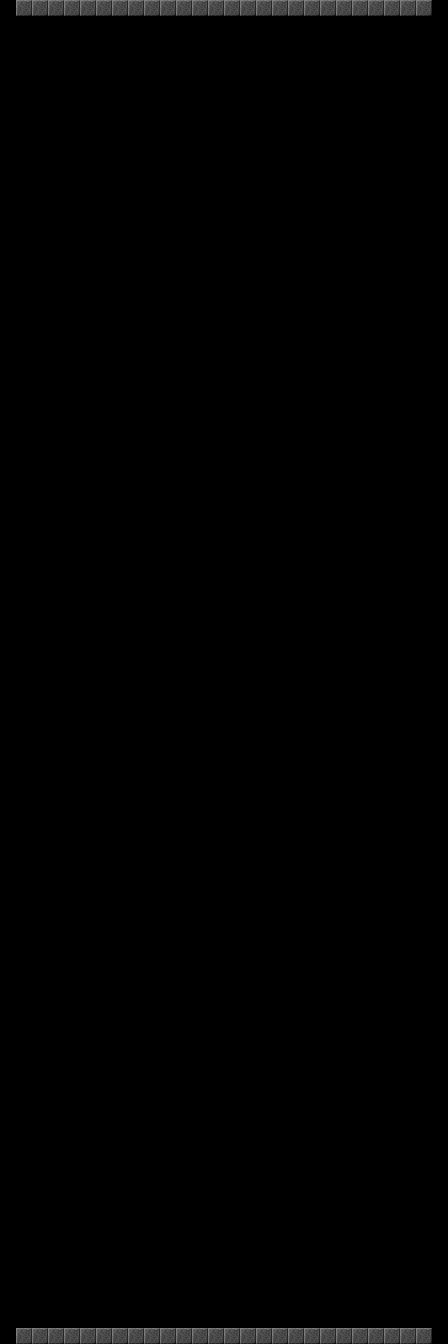

Rendered tile map (Tiled .tmx) drawn with the repository's tilesets; below, a short description and the map source with its tile grids summarised:
An orthogonal 112x336 tile map with 4x4 px tiles, 1 tile layer (Tile Layer 1), 3 tilesets and 8 objects.

<map version="1.0" orientation="orthogonal" renderorder="right-down" width="112" height="336" tilewidth="4" tileheight="4" nextobjectid="1">
 <tileset firstgid="1" name="upwell" tilewidth="16" tileheight="16" tilecount="360" columns="15">
  <image source="../../upwell/Assets/SpritesAndAnimations/Platforms/tiles.png" width="240" height="384" />
  <tile id="0">
   <objectgroup draworder="index">
    <object id="1" x="0" y="0" width="16" height="16" />
   </objectgroup>
  </tile>
  <tile id="1">
   <objectgroup draworder="index">
    <object id="1" x="0" y="0" width="16" height="16" />
   </objectgroup>
  </tile>
  <tile id="46">
   <objectgroup draworder="index">
    <object id="1" x="0" y="0" width="16" height="16" />
    <object id="2" x="0" y="0" width="16" height="16" />
   </objectgroup>
  </tile>
  <tile id="48">
   <objectgroup draworder="index">
    <object id="1" x="0" y="0" width="16" height="16" />
    <object id="2" x="0" y="0" width="16" height="16" />
   </objectgroup>
  </tile>
 </tileset>
 <tileset firstgid="361" name="tiles" tilewidth="16" tileheight="8" tilecount="720" columns="15">
  <image source="../../upwell/Assets/SpritesAndAnimations/Platforms/tiles.png" width="240" height="384" />
  <tile id="91">
   <objectgroup draworder="index">
    <object id="1" x="0" y="0" width="16" height="8" />
    <object id="2" x="0" y="0" width="16" height="8" />
   </objectgroup>
  </tile>
 </tileset>
 <tileset firstgid="1081" name="tilesV" tilewidth="8" tileheight="16" tilecount="720" columns="30">
  <image source="../../upwell/Assets/SpritesAndAnimations/Platforms/tiles.png" width="240" height="384" />
 </tileset>
 <layer name="Tile Layer 1" width="112" height="336">
  <data>[37632 cells, 52 non-empty, 1 distinct tile ids]</data>
 </layer>
</map>
